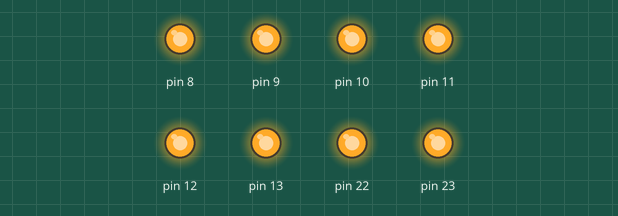
Recording of a sketch running on a simulated Arduino Uno, built with avr-gcc and run on an emulated ATmega328P. Shown: output pins drawn as LEDs (lit = HIGH).

Above: at 0.1 s.
At 2.7 s:
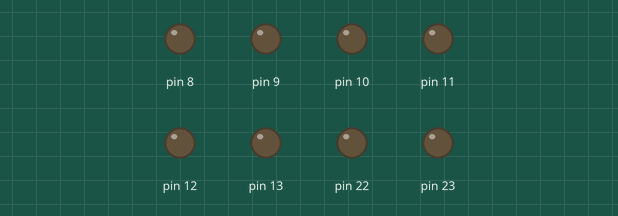
Timing chart, 0 to 3.0 s (numbered marks = the images above):
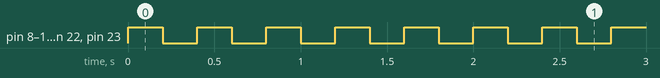

Measured:
- by itself, pin 8–13, pin 22, pin 23: alternates HIGH for 0.20 s and LOW for 0.20 s

The sketch:

Blinky.ino
```cpp
#if !defined(__AVR_ATmega328P__)
#include <avr/iom328p.h>
#endif
#include <util/delay.h>

int main(void){

    DDRB = 0xFF;

    while (1)
    {
        PORTB = 0xFF;
        _delay_ms(200);
        PORTB = 0x00;
        _delay_ms(200);

    }
    return 0;
}
```
